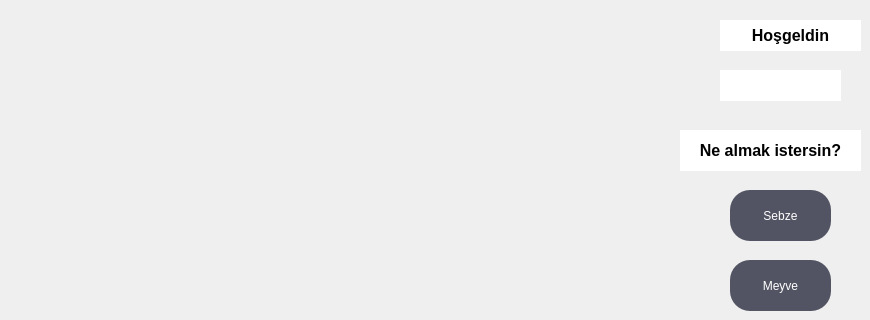
    <widget class="QWidget" name="page_5">
     <widget class="QLabel" name="label_21">
      <property name="geometry">
       <rect>
        <x>720</x>
        <y>20</y>
        <width>141</width>
        <height>31</height>
       </rect>
      </property>
      <property name="font">
       <font>
        <pointsize>12</pointsize>
        <weight>75</weight>
        <bold>true</bold>
       </font>
      </property>
      <property name="styleSheet">
       <string notr="true">background-color: rgb(255, 255, 255);</string>
      </property>
      <property name="text">
       <string>Hoşgeldin</string>
      </property>
      <property name="alignment">
       <set>Qt::AlignCenter</set>
      </property>
     </widget>
     <widget class="QLabel" name="label_22">
      <property name="geometry">
       <rect>
        <x>720</x>
        <y>70</y>
        <width>121</width>
        <height>31</height>
       </rect>
      </property>
      <property name="font">
       <font>
        <pointsize>12</pointsize>
        <weight>75</weight>
        <bold>true</bold>
       </font>
      </property>
      <property name="styleSheet">
       <string notr="true">background-color: rgb(255, 255, 255);</string>
      </property>
      <property name="text">
       <string/>
      </property>
      <property name="alignment">
       <set>Qt::AlignCenter</set>
      </property>
     </widget>
     <widget class="QLabel" name="label_31">
      <property name="geometry">
       <rect>
        <x>680</x>
        <y>130</y>
        <width>181</width>
        <height>41</height>
       </rect>
      </property>
      <property name="font">
       <font>
        <pointsize>12</pointsize>
        <weight>75</weight>
        <bold>true</bold>
       </font>
      </property>
      <property name="styleSheet">
       <string notr="true">background-color: rgb(255, 255, 255);</string>
      </property>
      <property name="text">
       <string>Ne almak istersin?</string>
      </property>
      <property name="alignment">
       <set>Qt::AlignCenter</set>
      </property>
     </widget>
     <widget class="QPushButton" name="pushButton_5">
      <property name="geometry">
       <rect>
        <x>730</x>
        <y>190</y>
        <width>101</width>
        <height>51</height>
       </rect>
      </property>
      <property name="styleSheet">
       <string notr="true">QPushButton{color: rgb(255, 255, 255);
background-color:rgb(82,84,99);
border:none;
border-radius:20px;}

QPushButton::hover{background-color:black;}
QPushButton::focus{background-color:green;}

 </string>
      </property>
      <property name="text">
       <string>Sebze</string>
      </property>
     </widget>
     <widget class="QPushButton" name="pushButton_6">
      <property name="geometry">
       <rect>
        <x>730</x>
        <y>260</y>
        <width>101</width>
        <height>51</height>
       </rect>
      </property>
      <property name="styleSheet">
       <string notr="true">QPushButton{color: rgb(255, 255, 255);
background-color:rgb(82,84,99);
border:none;
border-radius:20px;}

QPushButton::hover{background-color:black;}
QPushButton::focus{background-color:green;}

 </string>
      </property>
      <property name="text">
       <string>Meyve</string>
      </property>
     </widget>
    </widget>
